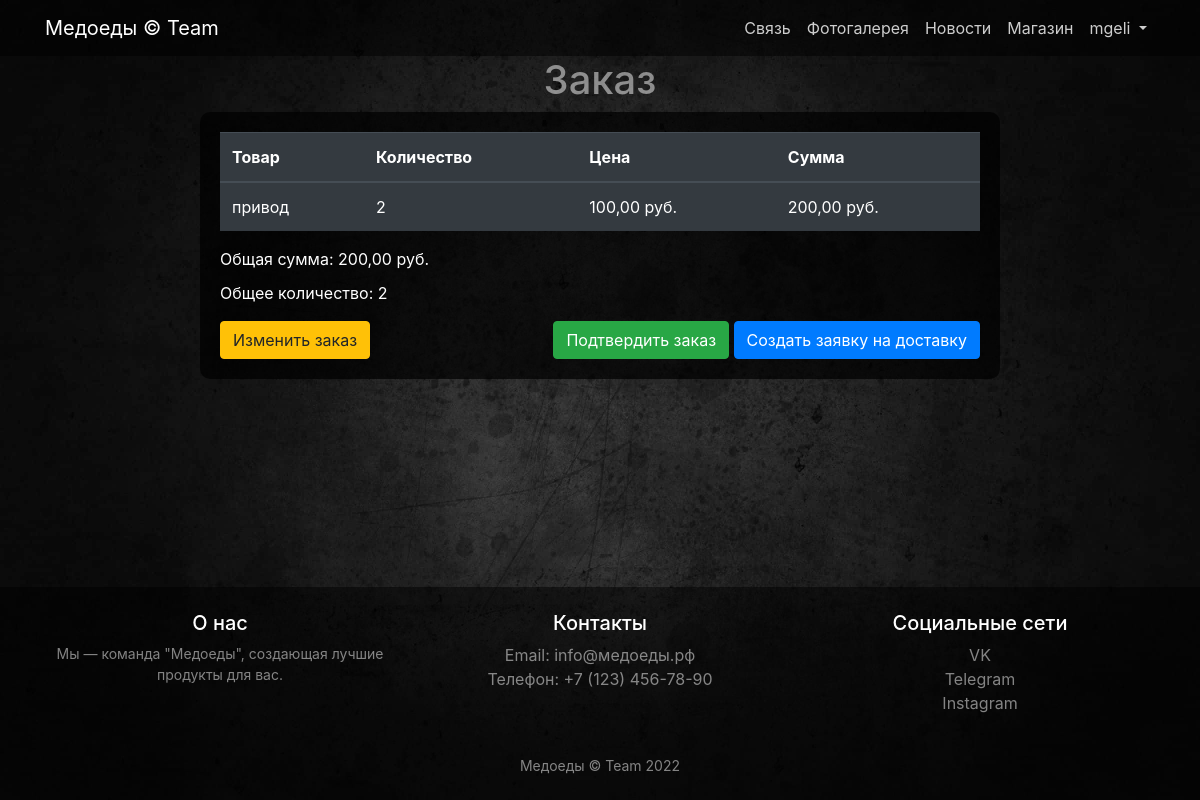
/store/checkout/ (signed in), run on an earlier commit of the app's database.
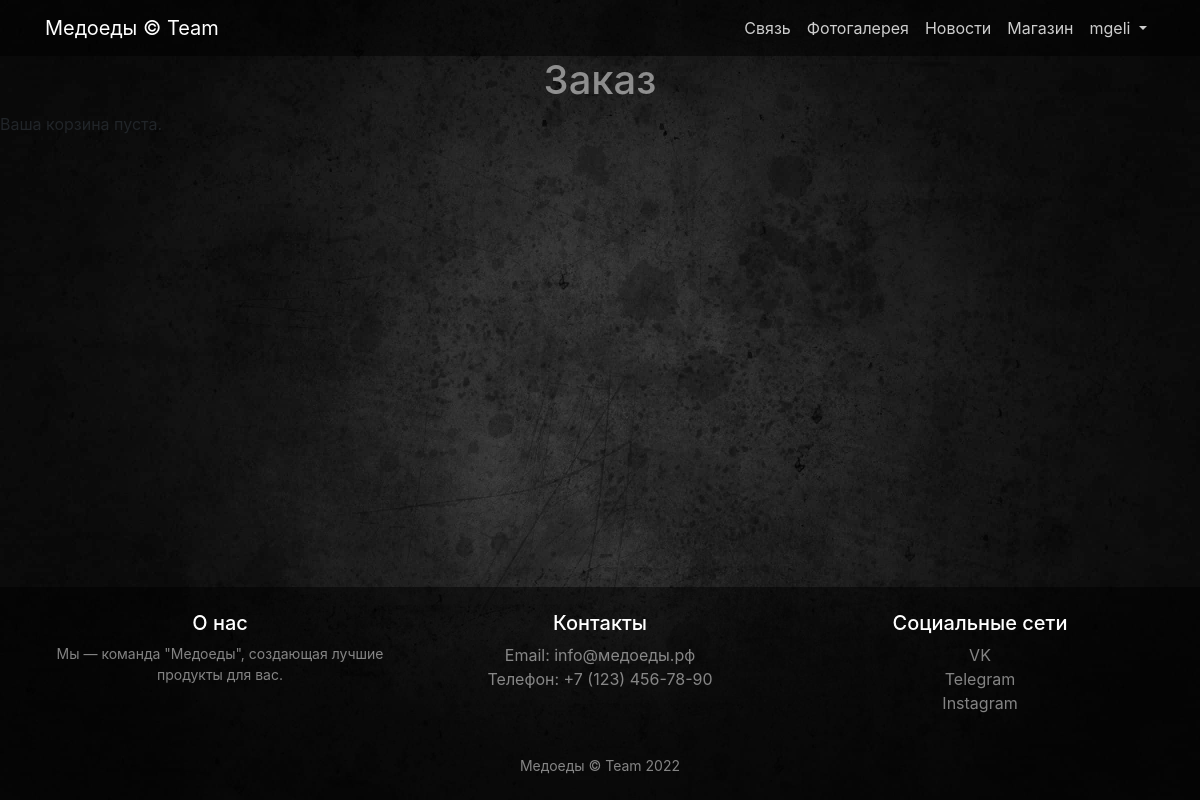
And on a later commit of the database.
### store/models.py (models this page shows, shortened)
class Basket(models.Model):
    user = models.ForeignKey(to=User, on_delete=models.CASCADE)
    product = models.ForeignKey(to=Product, on_delete=models.CASCADE)
    quantity = models.PositiveIntegerField(default=0)
    created_timestamp = models.DateTimeField(auto_now_add=True)
    objects = BasketQuerySet.as_manager()
    def sum(self):
        return self.product.price * self.quantity

class Product(models.Model):
    name = models.CharField(max_length=120)
    description = models.TextField()
    price = models.DecimalField(max_digits=10, decimal_places=2)
    quantity = models.PositiveIntegerField(default=0)
    image = models.ImageField(upload_to='products_images', blank=True)  # Основное изображение
    category = models.ForeignKey(to=ProductCategory, on_delete=models.PROTECT)

### store/views.py (the view)
# urls.py: path('checkout/', views.checkout, name='checkout'),
@login_required
def checkout(request):
    baskets = Basket.objects.filter(user=request.user)
    total_sum = baskets.total_sum()
    total_quantity = baskets.total_quantity()
    context = {
        'baskets': baskets,
        'total_sum': total_sum,
        'total_quantity': total_quantity,
        'title': 'Оформление заказа'
    }
    return render(request, 'store/checkout.html', context)

### store/models.py (called while the page is built)
    def total_sum(self):
        return sum(basket.sum() for basket in self)

    def total_quantity(self):
        return sum(basket.quantity for basket in self)

### store/templates/store/checkout.html (shortened to what this page needs)
{% extends 'store/item.html' %}
{% block content %}
<h1 class="text-white-50 text-center">Заказ</h1>
{% if baskets %}
    <div class="container d-flex justify-content-center">
        <div class="order-summary" style="background-color: rgba(0, 0, 0, 0.7); padding: 20px; border-radius: 10px; width: 80%; max-width: 800px;">
            <table class="table table-dark table-hover">
                <thead>
                    <tr>
                        <th>Товар</th>
                        <th>Количество</th>
                        <th>Цена</th>
                        <th>Сумма</th>
                    </tr>
                </thead>
                <tbody>
                    {% for basket in baskets %}
                        <tr data-product-id="{{ basket.product.id }}" style="cursor: pointer;">
                            <td>{{ basket.product.name }}</td>
                            <td>{{ basket.quantity }}</td>
                            <td>{{ basket.product.price }} руб.</td>
                            <td>{{ basket.sum }} руб.</td>
                        </tr>
                    {% endfor %}
                </tbody>
            </table>
            <div class="text-white">
                <p>Общая сумма: {{ total_sum }} руб.</p>
                <p>Общее количество: {{ total_quantity }}</p>
            </div>
            <div class="d-flex justify-content-between mt-3">
                <a href="{% url 'store:basket' %}" class="btn btn-warning">Изменить заказ</a>
                <form method="post">
                    <button type="submit" class="btn btn-success">Подтвердить заказ</button>
                    <a href="{% url 'store:create_delivery_request' %}" class="btn btn-primary">Создать заявку на доставку</a>
                </form>
            </div>
        </div>
    </div>
{% else %}
    <p>Ваша корзина пуста.</p>
{% endif %}
{% endblock %}
{% block footer %}
<footer class="py-4" style="background-color: rgba(0, 0, 0, 0.5);">
    <div class="container">
        <div class="row">
            <div class="col-lg-4 col-md-6 mb-4">
                <h5 class="text-white">О нас</h5>
                <p class="text-white-50">Мы — команда "Медоеды", создающая лучшие продукты для вас.</p>
            </div>
            <div class="col-lg-4 col-md-6 mb-4">
                <h5 class="text-white">Контакты</h5>
                <ul class="list-unstyled">
                    <li><a href="info@медоеды.рф" class="text-white-50">Email: 	info@медоеды.рф</a></li>
                    <li><a href="#" class="text-white-50">Телефон: +7 (123) 456-78-90</a></li>
                </ul>
            </div>
            <div class="col-lg-4 col-md-6 mb-4">
                <h5 class="text-white">Социальные сети</h5>
                <ul class="list-unstyled">
                    <li><a href="https://vk.com/team_honey_badgers" class="text-white-50">VK</a></li>
                    <li><a href="https://t.me/honeybadgerteambot" class="text-white-50">Telegram</a></li>
                    <li><a href="#" class="text-white-50">Instagram</a></li>
                </ul>
            </div>
        </div>
        <div class="text-center">
            <p class="m-0 text-white-50">Медоеды &copy; Team 2022</p>
        </div>
    </div>
</footer>
{% endblock %}

What changed in the data, as far as the page shows it:
removed Basket: product.name "привод", quantity "2", product.price "100,00", sum "200,00"
Also different on the page:
{{ total_sum }}: "200,00" → (not shown)
{{ total_quantity }}: "2" → (not shown)
text no longer shown: "Товар Количество Цена Сумма Общая сумма: руб. Общее количество: Изменить заказ Подтвердить заказ Создать заявку на доставку"
text now shown: "Ваша корзина пуста."
